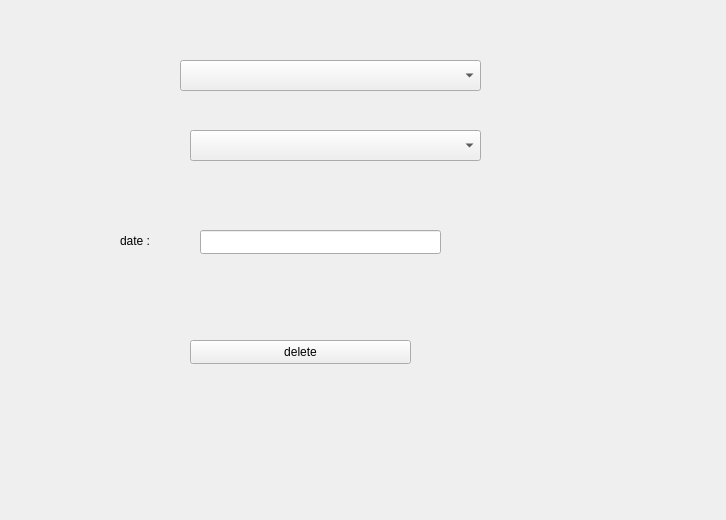
<?xml version="1.0" encoding="UTF-8"?>
<ui version="4.0">
 <class>factureManagement</class>
 <widget class="QWidget" name="factureManagement">
  <property name="geometry">
   <rect>
    <x>0</x>
    <y>0</y>
    <width>726</width>
    <height>520</height>
   </rect>
  </property>
  <property name="windowTitle">
   <string>Form</string>
  </property>
  <widget class="QComboBox" name="comboBox">
   <property name="geometry">
    <rect>
     <x>180</x>
     <y>60</y>
     <width>301</width>
     <height>31</height>
    </rect>
   </property>
  </widget>
  <widget class="QComboBox" name="comboBox_2">
   <property name="geometry">
    <rect>
     <x>190</x>
     <y>130</y>
     <width>291</width>
     <height>31</height>
    </rect>
   </property>
  </widget>
  <widget class="QLineEdit" name="lineEdit">
   <property name="geometry">
    <rect>
     <x>200</x>
     <y>230</y>
     <width>241</width>
     <height>24</height>
    </rect>
   </property>
  </widget>
  <widget class="QLabel" name="label">
   <property name="geometry">
    <rect>
     <x>120</x>
     <y>220</y>
     <width>121</width>
     <height>41</height>
    </rect>
   </property>
   <property name="text">
    <string>date :</string>
   </property>
  </widget>
  <widget class="QPushButton" name="deleteButton">
   <property name="geometry">
    <rect>
     <x>190</x>
     <y>340</y>
     <width>221</width>
     <height>24</height>
    </rect>
   </property>
   <property name="text">
    <string>delete</string>
   </property>
  </widget>
 </widget>
 <resources/>
 <connections/>
</ui>
